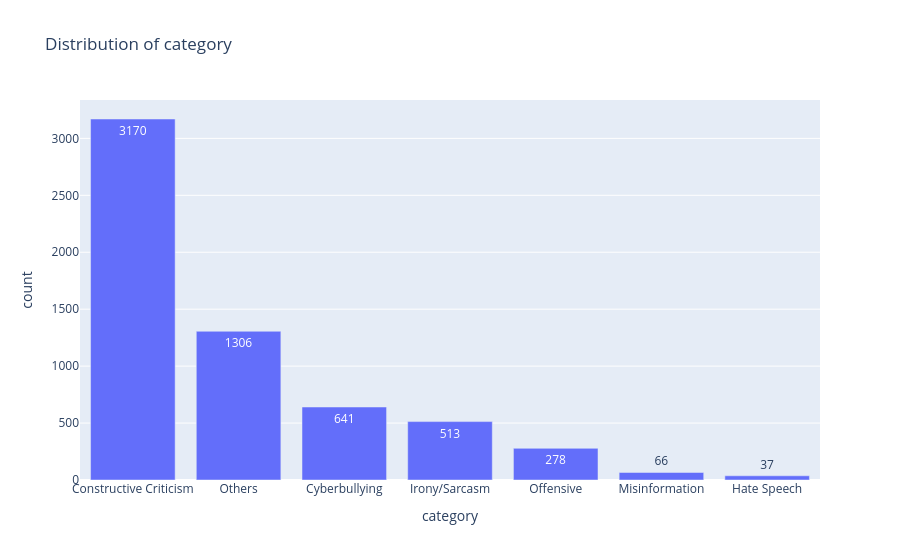

Source (notebook cell):
### Markdown cell above
### B) Target Distribution Analysis

This analysis explored the distribution of posts across different cyberbullying categories and sentiment classes.  

Understanding class balance is important for machine learning, as imbalanced data may require resampling or class weighting.  
The sentiment distribution also provides insight into the overall emotional tone of the dataset.

### Code cell
eda.target_distribution("category")

### Figure 1 — Plotly figure (JSON) as saved in the notebook; plotly's stock layout.template omitted (floating-point values rounded to 4 significant figures)
{"data": [{"hovertemplate": "category=%{x}<br>count=%{text}<extra></extra>", "legendgroup": "", "marker": {"color": "#636efa", "pattern": {"shape": ""}}, "name": "", "orientation": "v", "showlegend": false, "text": [3170.0, 1306.0, 641.0, 513.0, 278.0, 66.0, 37.0], "textposition": "auto", "type": "bar", "x": ["Constructive Criticism", "Others", "Cyberbullying", "Irony/Sarcasm", "Offensive", "Misinformation", "Hate Speech"], "xaxis": "x", "y": [3170, 1306, 641, 513, 278, 66, 37], "yaxis": "y"}], "layout": {"barmode": "relative", "legend": {"tracegroupgap": 0}, "title": {"text": "Distribution of category"}, "xaxis": {"anchor": "y", "domain": [0, 1], "title": {"text": "category"}}, "yaxis": {"anchor": "x", "domain": [0, 1], "title": {"text": "count"}}}}
